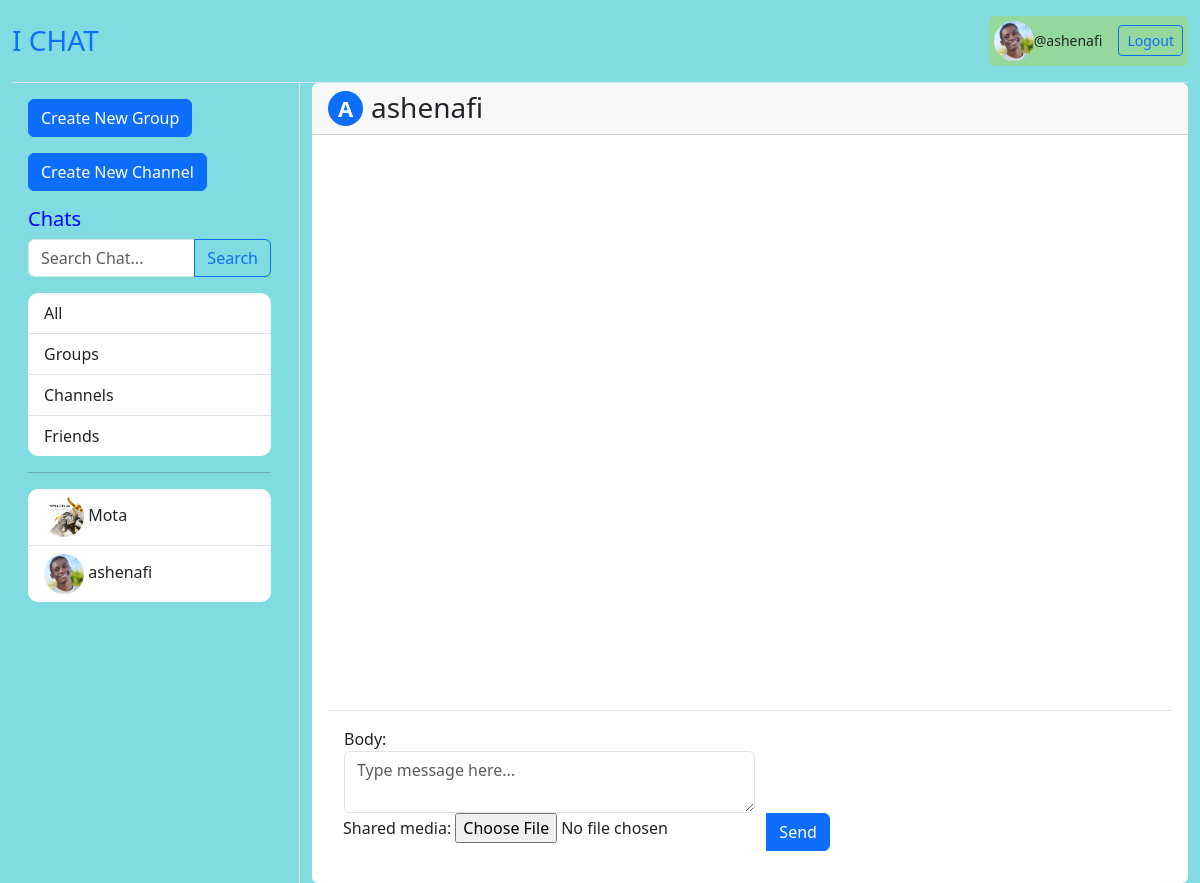
Page /friend/1/ (signed in) on the committed database.
### accounts/models.py (models this page shows)
class CustomUser(AbstractUser):
    profile = models.ImageField(upload_to='profiles/users', blank=True, null=True)

### groups/models.py (models this page shows, shortened)
class Group(models.Model):
    owner = models.ForeignKey(CustomUser, on_delete=models.CASCADE)
    name = models.CharField(max_length=100,unique=True)
    profile = models.ImageField(upload_to='profiles/group/',null=True, blank=True)
    description = models.CharField(max_length=300, null=True, blank=True)
    members = models.ManyToManyField(CustomUser, related_name="member")
    created_at = models.DateTimeField(auto_now_add=True)
    updated_at = models.DateTimeField(auto_now=True)

### accounts/views.py (the view, shortened to what this page needs)
# urls.py: path('friend/<int:pk>/', Friend.as_view(), name='friend'),
@method_decorator(login_required(login_url='log-in'), name='dispatch')
class Friend(DetailView, ModelFormMixin):
    model = CustomUser
    template_name = 'accounts/friends.html'
    form_class = FriendMessageForm
    def get_context_data(self, **kwargs):
        context = super().get_context_data(**kwargs)
        context['channels'] = Channel.objects.all()
        context['groups'] = Group.objects.all()
        context['users'] = CustomUser.objects.all()
        context['messages'] = FriendMessage.objects.all()
        context['friend'] = CustomUser.objects.get(id=self.kwargs['pk'])
        return context

### accounts/forms.py
class FriendMessageForm(ModelForm):
    class Meta:
        model = FriendMessage
        fields = ['body', 'shared_media']
        widgets = {
            'body': Textarea(attrs={
                'class': 'form-control',
                'rows': 2,
                'name': 'message',
                'style': "width: 100%",
                'data-custom': 'some-value',
                'placeholder': "Type message here..."
            }),
        }

### accounts/templates/accounts/friends.html (shortened to what this page needs)
{% extends 'accounts/home.html' %}
{% block chat %}
<div class="card h-100 border-0">
    <div class="card-header">
        <div class="d-flex align-items-center">
            <a href="{% url 'user_profile' friend.id %}" class="text-decoration-none">
                <div class="avatar bg-primary text-white rounded-circle d-flex align-items-center justify-content-center me-2"
                     style="width: 35px; height: 35px; font-weight: bold; font-size: 22px;">
                    {{ friend.username|first|upper }}
                </div>
            </a>
            <h3 class="card-title mb-0">{{ friend.username }}</h3>
        </div>
    </div>
    <div class="card-body d-flex flex-column p-3">
        <div class="flex-grow-1 overflow-auto pb-5" style="max-height: calc(100vh - 200px);">
        </div>
        <form method="post" class="mt-3 position-sticky bottom-0 bg-white p-3 border-top">
            <div class="input-group">
                {{form}}
                <button type="submit" class="btn btn-primary">Send</button>
            </div>
        </form>
    </div>
</div>
{% endblock %}

### accounts/templates/accounts/home.html (shortened to what this page needs)
{% extends 'accounts/base.html' %}
{% block content %}
<div class="container-fluid vh-100">
    <div class="row h-100">
        <div class="col-md-4 col-lg-3 border-end d-flex flex-column">
            <div class="p-3 flex-grow-1 overflow-auto">
                <a href="{% url 'create_group' %}" class="btn btn-primary mb-3">Create New Group</a>
                <a href="{% url 'create_channel' %}" class="btn btn-primary mb-3">Create New Channel</a>
                <h3 class="h5" style="color: blue;">Chats</h3>
                <form action="" method="get" class="mb-3">
                    <div class="input-group">
                        <input type="search" name="p" placeholder="Search Chat..." class="form-control">
                        <button type="submit" class="btn btn-outline-primary">Search</button>
                    </div>
                </form>
                <div class="nav flex-column list-group list-group-flush" style="border-radius: 10px;">
                    <a href="#" class="nav-link list-group-item list-group-item-action">All</a>
                    <a href="#" class="nav-link list-group-item list-group-item-action">Groups</a>
                    <a href="#" class="nav-link list-group-item list-group-item-action">Channels</a>
                    <a href="#" class="nav-link list-group-item list-group-item-action">Friends</a>
                </div>
                <hr>
                <div class="list-group list-group-flush" style="border-radius: 10px; background-color: rgb(175, 211, 211);">
                    {% for group in groups %}
                    <a href="{% url 'group' group.name %}" class="list-group-item list-group-item-action" >
                        <img src="{{ group.profile.url }}" alt="profile" style="width: 40px; height: 40px; border-radius: 20px;">
                        {{group.name}}
                    </a>
                    {% endfor %}
                    {% for user in users %}
                        {% if user != request.user %}
                            <a href="{% url 'friend' user.id %}" class="list-group-item list-group-item-action">
                                <img src="{{ friend.profile.url }}" alt="profile" style="width: 40px; height: 40px; border-radius: 20px;">
                                {{ friend.username}}
                            </a>
                        {% endif %}
                    {% endfor %}
                </div>
            </div>
        </div>
        <div class="col-md-8 col-lg-9 d-flex flex-column">
            <div class="flex-grow-1 d-flex flex-column">
                {% block chat %}
                {% endblock %}
            </div>
        </div>
    </div>
</div>
{% endblock %}

### accounts/templates/accounts/base.html (shortened to what this page needs)
<!DOCTYPE html>
<html lang="en">
<head>
    <link href="https://cdn.jsdelivr.net/npm/bootstrap@5.3.0/dist/css/bootstrap.min.css" rel="stylesheet">
</head>
<body class="d-flex flex-column min-vh-100" style="background-color: rgb(129, 220, 226); position: fixed;">
    <div class="container-fluid flex-grow-1 d-flex flex-column">
        <header class="d-flex justify-content-between align-items-center py-3 border-bottom">
            <h1 class="h3 mb-0"><a href="{% url 'home' %}" class="text-decoration-none">I CHAT</a></h1>
            {% if request.user.is_authenticated %}
                <div class="d-flex align-items-center" style="background-color: rgb(149, 216, 158); padding: 5px; border-radius: 5px;">
                    <img src="{{user.profile.url}}" alt="" style="width: 40px; border-radius: 20px;">
                    <small class="me-3">@{{request.user.username}}</small>
                    <a href="{% url 'logout' %}" class="btn btn-outline-primary btn-sm">Logout</a>
                </div>
            {% endif %}
        </header>
    </div>
    {% block content %}
    {% endblock %}
</body>
</html>

### rows in the picture
CustomUser: profile (picture), user.username "ashenafi", username "ashenafi", username|first "A"
Group: profile (picture), name "Mota"
CustomUser: profile (picture)
